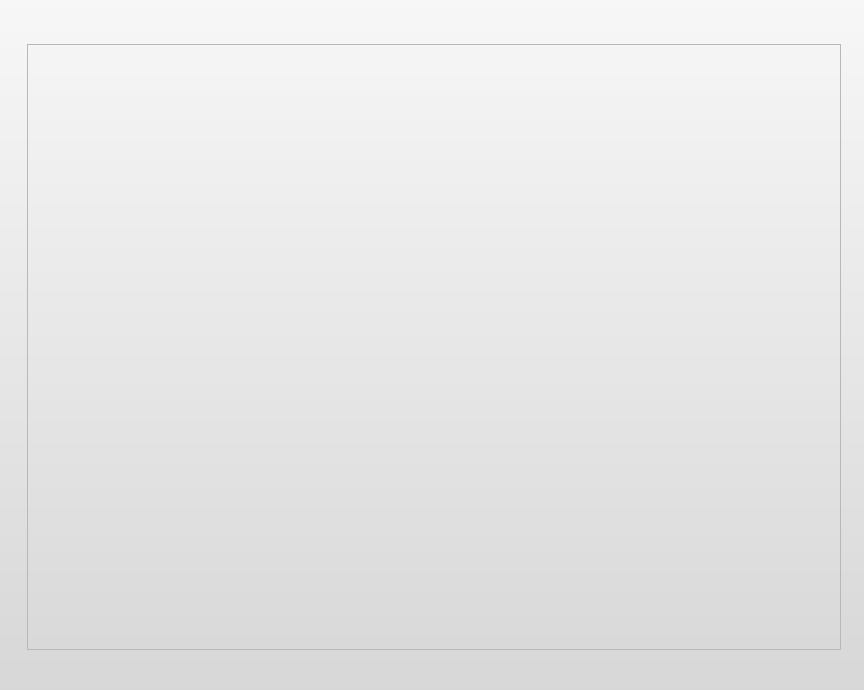
<?xml version="1.0" encoding="UTF-8"?>
<ui version="4.0">
 <class>QtDemo::QtDemoMode</class>
 <widget class="QWidget" name="QtDemo::QtDemoMode">
  <property name="geometry">
   <rect>
    <x>0</x>
    <y>0</y>
    <width>864</width>
    <height>690</height>
   </rect>
  </property>
  <property name="styleSheet">
   <string notr="true">#Welcome--WelcomePage {
background-color: qlineargradient(spread:pad, x1:0.5, y1:0, x2:0.5, y2:1, stop:0 rgba(247, 247, 247, 255), stop:1 rgba(215, 215, 215, 255));
}

QToolButton, QPushButton, QComboBox {
    border-image: url(:/welcome/images/btn_26.png) 4;
    border-width: 4;
    padding: 0px 6px;
    font-size: 12px;
}

*{
    color: black;
}

 QComboBox QAbstractItemView {
    background-color:white;
}

 QComboBox::down-arrow {
     image: url(:/welcome/images/combobox_arrow.png);
 }

QComboBox:drop-down
{
     subcontrol-origin: padding;
     subcontrol-position: top right;
     border-left-style: none; 
     border-top-right-radius: 1px;
     border-bottom-right-radius: 1px;
}

QToolButton:hover, QPushButton:hover, QComboBox:hover {
    border-image: url(:/welcome/images/btn_26_hover.png) 4;
}

QToolButton:disabled, QPushButton:disabled, QComboBox::disabled {
	color:gray;
}

QToolButton:pressed, QPushButton:pressed{
    border-image: url(:/welcome/images/btn_26_pressed.png) 4;
}
</string>
  </property>
  <layout class="QVBoxLayout" name="verticalLayout_4">
   <property name="spacing">
    <number>0</number>
   </property>
   <property name="margin">
    <number>0</number>
   </property>
   <item>
    <widget class="QWidget" name="gradientWidget" native="true">
     <property name="styleSheet">
      <string>#gradientWidget {
  background-color: qlineargradient(spread:pad, x1:0.5, y1:0, x2:0.5, y2:1, stop:0 rgba(247, 247, 247, 255), stop:1 rgba(215, 215, 215, 255));
}</string>
     </property>
     <layout class="QGridLayout" name="gridLayout">
      <property name="leftMargin">
       <number>4</number>
      </property>
      <property name="topMargin">
       <number>4</number>
      </property>
      <property name="rightMargin">
       <number>0</number>
      </property>
      <property name="bottomMargin">
       <number>0</number>
      </property>
      <property name="spacing">
       <number>0</number>
      </property>
      <item row="1" column="1">
       <widget class="QFrame" name="mainFrame">
        <property name="minimumSize">
         <size>
          <width>806</width>
          <height>606</height>
         </size>
        </property>
        <property name="maximumSize">
         <size>
          <width>814</width>
          <height>16777215</height>
         </size>
        </property>
        <property name="styleSheet">
         <string notr="true">#mainFrame {
    border-image: url(:/welcome/images/background_center_frame.png) 4;
    border-width: 4;
}
</string>
        </property>
        <property name="frameShape">
         <enum>QFrame::StyledPanel</enum>
        </property>
        <property name="frameShadow">
         <enum>QFrame::Raised</enum>
        </property>
        <layout class="QVBoxLayout" name="verticalLayout">
         <property name="spacing">
          <number>0</number>
         </property>
         <property name="leftMargin">
          <number>0</number>
         </property>
         <property name="topMargin">
          <number>9</number>
         </property>
         <property name="rightMargin">
          <number>6</number>
         </property>
         <property name="bottomMargin">
          <number>18</number>
         </property>
         <item>
          <widget class="QStackedWidget" name="stackedWidget">
           <property name="currentIndex">
            <number>0</number>
           </property>
           <widget class="QWidget" name="widget">
            <layout class="QGridLayout" name="gridLayout_7">
             <property name="margin">
              <number>18</number>
             </property>
             <property name="spacing">
              <number>24</number>
             </property>
            </layout>
           </widget>
          </widget>
         </item>
        </layout>
       </widget>
      </item>
      <item row="2" column="1">
       <spacer name="bottomVerticalSpacer">
        <property name="orientation">
         <enum>Qt::Vertical</enum>
        </property>
        <property name="sizeType">
         <enum>QSizePolicy::Expanding</enum>
        </property>
        <property name="sizeHint" stdset="0">
         <size>
          <width>20</width>
          <height>10</height>
         </size>
        </property>
       </spacer>
      </item>
      <item row="0" column="1">
       <spacer name="topVerticalSpacer">
        <property name="orientation">
         <enum>Qt::Vertical</enum>
        </property>
        <property name="sizeType">
         <enum>QSizePolicy::Expanding</enum>
        </property>
        <property name="sizeHint" stdset="0">
         <size>
          <width>20</width>
          <height>10</height>
         </size>
        </property>
       </spacer>
      </item>
      <item row="1" column="0">
       <layout class="QHBoxLayout" name="horizontalLayout_3"/>
      </item>
      <item row="1" column="2">
       <layout class="QHBoxLayout" name="horizontalLayout_4"/>
      </item>
     </layout>
    </widget>
   </item>
  </layout>
 </widget>
 <resources/>
 <connections/>
</ui>
